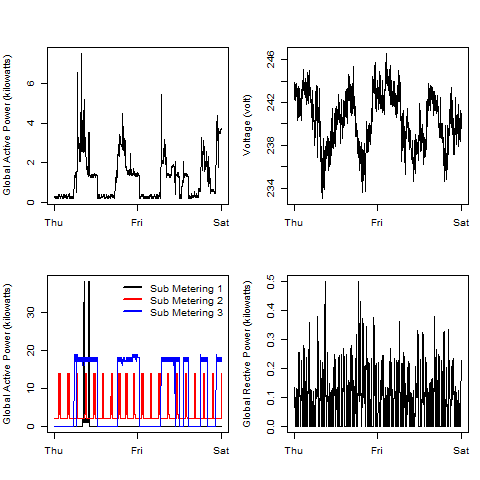

Source code (R):


## Create Plot 4
png(filename='Plot4.png',width=480,height=480,units='px')

par(mfrow=c(2,2), mar=c(4,4,2,1), oma=c(0,0,2,0))
with(data, {
  plot(GlobalActivePower~DateTime, 
       type="l", 
       ylab="Global Active Power (kilowatts)", 
       xlab="")
  
  plot(Voltage~DateTime, 
       type="l", 
       ylab="Voltage (volt)", 
       xlab="")
  
  plot(SubMetering1~DateTime, 
       type="l", 
       ylab="Global Active Power (kilowatts)", 
       xlab="")
  lines(SubMetering2~DateTime,col='Red')
  lines(SubMetering3~DateTime,col='Blue')
  legend("topright", col=c("black", "red", "blue"), 
        lty=1, 
        lwd=2, 
        bty="n",
        legend=c("Sub Metering 1", "Sub Metering 2", "Sub Metering 3"))
  
  plot(GlobalReactivePower~DateTime, 
       type="l", 
       ylab="Global Rective Power (kilowatts)",
       xlab="")
})

dev.off()